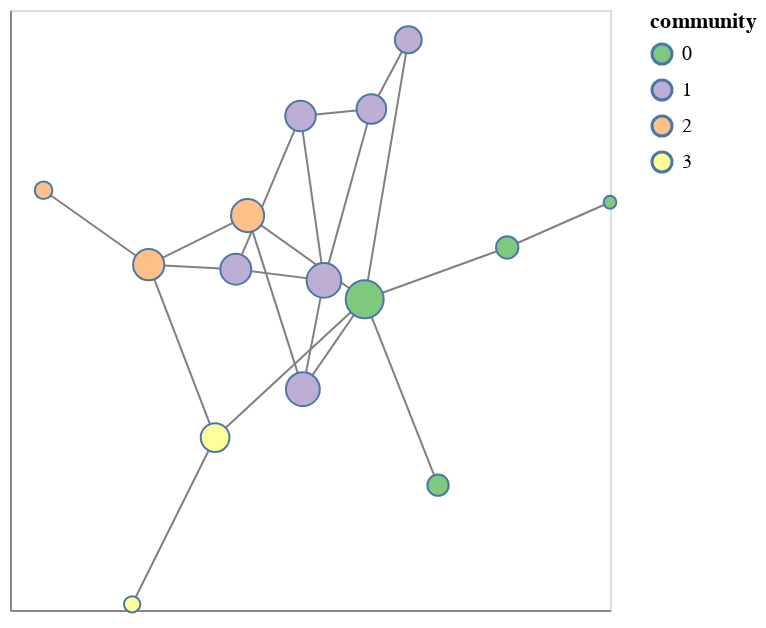

Source (notebook cell):
### Markdown cell above
### Putting it all together with altair_nx

Now it only takes a single function call to create a chart where nodes are colored by community, sized by centrality, and we can hover over nodes to see their identities.  Notice the Medici family is the largest node.

### Code cell
chart = anx.draw_networkx(G, pos,
    node_size = 'centrality', node_colour = 'community', node_cmap = 'accent',
    node_tooltip = ['name', 'centrality', 'community']
)

chart

### Figure 1 — Vega-Lite specification as saved in the notebook (floating-point values rounded to 4 significant figures)
{"config": {"view": {"continuousWidth": 300, "continuousHeight": 300}}, "layer": [{"data": {"name": "data-1ab676f922e02269f1ae9612e9f2262d"}, "mark": {"type": "line", "color": "grey", "opacity": 1.0, "strokeWidth": 1}, "encoding": {"detail": {"field": "edge", "type": "quantitative"}, "order": {"field": "order", "type": "quantitative"}, "x": {"axis": {"grid": false, "labels": false, "ticks": false, "title": ""}, "field": "x", "type": "quantitative"}, "y": {"axis": {"grid": false, "labels": false, "ticks": false, "title": ""}, "field": "y", "type": "quantitative"}}}, {"data": {"name": "data-f0c460e7c87fc786c272c1e1af12045f"}, "mark": {"type": "point", "opacity": 1.0, "shape": "circle", "strokeWidth": 1.0}, "encoding": {"fill": {"field": "community", "scale": {"scheme": "accent"}, "type": "nominal"}, "size": {"field": "centrality", "legend": null, "type": "quantitative"}, "tooltip": [{"field": "name", "type": "nominal"}, {"field": "centrality", "type": "quantitative"}, {"field": "community", "type": "nominal"}], "x": {"axis": {"grid": false, "labels": false, "ticks": false}, "field": "x", "type": "quantitative"}, "y": {"axis": {"grid": false, "labels": false, "ticks": false}, "field": "y", "type": "quantitative"}}}], "$schema": "https://vega.github.io/schema/vega-lite/v5.17.0.json", "datasets": {"data-1ab676f922e02269f1ae9612e9f2262d": [{"edge": 0, "order": 0, "source": "Acciaiuoli", "target": "Medici", "pair": ["Acciaiuoli", "Medici"], "x": 0.4268, "y": -0.3127}, {"edge": 0, "order": 1, "source": "Acciaiuoli", "target": "Medici", "pair": ["Acciaiuoli", "Medici"], "x": 0.1823, "y": -0.03394}, {"edge": 1, "order": 0, "source": "Medici", "target": "Barbadori", "pair": ["Medici", "Barbadori"], "x": 0.1823, "y": -0.03394}, {"edge": 1, "order": 1, "source": "Medici", "target": "Barbadori", "pair": ["Medici", "Barbadori"], "x": 0.3276, "y": 0.3554}, {"edge": 2, "order": 0, "source": "Medici", "target": "Ridolfi", "pair": ["Medici", "Ridolfi"], "x": 0.1823, "y": -0.03394}, {"edge": 2, "order": 1, "source": "Medici", "target": "Ridolfi", "pair": ["Medici", "Ridolfi"], "x": -0.02379, "y": -0.1687}, {"edge": 3, "order": 0, "source": "Medici", "target": "Tornabuoni", "pair": ["Medici", "Tornabuoni"], "x": 0.1823, "y": -0.03394}, {"edge": 3, "order": 1, "source": "Medici", "target": "Tornabuoni", "pair": ["Medici", "Tornabuoni"], "x": -0.2079, "y": 0.0916}, {"edge": 4, "order": 0, "source": "Medici", "target": "Albizzi", "pair": ["Medici", "Albizzi"], "x": 0.1823, "y": -0.03394}, {"edge": 4, "order": 1, "source": "Medici", "target": "Albizzi", "pair": ["Medici", "Albizzi"], "x": -0.3163, "y": -0.2413}, {"edge": 5, "order": 0, "source": "Medici", "target": "Salviati", "pair": ["Medici", "Salviati"], "x": 0.1823, "y": -0.03394}, {"edge": 5, "order": 1, "source": "Medici", "target": "Salviati", "pair": ["Medici", "Salviati"], "x": 0.6574, "y": 0.0438}, {"edge": 6, "order": 0, "source": "Castellani", "target": "Peruzzi", "pair": ["Castellani", "Peruzzi"], "x": 0.2047, "y": 0.2515}, {"edge": 6, "order": 1, "source": "Castellani", "target": "Peruzzi", "pair": ["Castellani", "Peruzzi"], "x": -0.03161, "y": 0.241}, {"edge": 7, "order": 0, "source": "Castellani", "target": "Strozzi", "pair": ["Castellani", "Strozzi"], "x": 0.2047, "y": 0.2515}, {"edge": 7, "order": 1, "source": "Castellani", "target": "Strozzi", "pair": ["Castellani", "Strozzi"], "x": 0.0465, "y": -0.005564}, {"edge": 8, "order": 0, "source": "Castellani", "target": "Barbadori", "pair": ["Castellani", "Barbadori"], "x": 0.2047, "y": 0.2515}, {"edge": 8, "order": 1, "source": "Castellani", "target": "Barbadori", "pair": ["Castellani", "Barbadori"], "x": 0.3276, "y": 0.3554}, {"edge": 9, "order": 0, "source": "Peruzzi", "target": "Strozzi", "pair": ["Peruzzi", "Strozzi"], "x": -0.03161, "y": 0.241}, {"edge": 9, "order": 1, "source": "Peruzzi", "target": "Strozzi", "pair": ["Peruzzi", "Strozzi"], "x": 0.0465, "y": -0.005564}, {"edge": 10, "order": 0, "source": "Peruzzi", "target": "Bischeri", "pair": ["Peruzzi", "Bischeri"], "x": -0.03161, "y": 0.241}, {"edge": 10, "order": 1, "source": "Peruzzi", "target": "Bischeri", "pair": ["Peruzzi", "Bischeri"], "x": -0.2473, "y": 0.01117}, {"edge": 11, "order": 0, "source": "Strozzi", "target": "Ridolfi", "pair": ["Strozzi", "Ridolfi"], "x": 0.0465, "y": -0.005564}, {"edge": 11, "order": 1, "source": "Strozzi", "target": "Ridolfi", "pair": ["Strozzi", "Ridolfi"], "x": -0.02379, "y": -0.1687}, {"edge": 12, "order": 0, "source": "Strozzi", "target": "Bischeri", "pair": ["Strozzi", "Bischeri"], "x": 0.0465, "y": -0.005564}, {"edge": 12, "order": 1, "source": "Strozzi", "target": "Bischeri", "pair": ["Strozzi", "Bischeri"], "x": -0.2473, "y": 0.01117}, {"edge": 13, "order": 0, "source": "Ridolfi", "target": "Tornabuoni", "pair": ["Ridolfi", "Tornabuoni"], "x": -0.02379, "y": -0.1687}, {"edge": 13, "order": 1, "source": "Ridolfi", "target": "Tornabuoni", "pair": ["Ridolfi", "Tornabuoni"], "x": -0.2079, "y": 0.0916}, {"edge": 14, "order": 0, "source": "Tornabuoni", "target": "Guadagni", "pair": ["Tornabuoni", "Guadagni"], "x": -0.2079, "y": 0.0916}, {"edge": 14, "order": 1, "source": "Tornabuoni", "target": "Guadagni", "pair": ["Tornabuoni", "Guadagni"], "x": -0.5376, "y": 0.01794}, {"edge": 15, "order": 0, "source": "Albizzi", "target": "Ginori", "pair": ["Albizzi", "Ginori"], "x": -0.3163, "y": -0.2413}, {"edge": 15, "order": 1, "source": "Albizzi", "target": "Ginori", "pair": ["Albizzi", "Ginori"], "x": -0.5928, "y": -0.4914}, {"edge": 16, "order": 0, "source": "Albizzi", "target": "Guadagni", "pair": ["Albizzi", "Guadagni"], "x": -0.3163, "y": -0.2413}, {"edge": 16, "order": 1, "source": "Albizzi", "target": "Guadagni", "pair": ["Albizzi", "Guadagni"], "x": -0.5376, "y": 0.01794}, {"edge": 17, "order": 0, "source": "Salviati", "target": "Pazzi", "pair": ["Salviati", "Pazzi"], "x": 0.6574, "y": 0.0438}, {"edge": 17, "order": 1, "source": "Salviati", "target": "Pazzi", "pair": ["Salviati", "Pazzi"], "x": 1.0, "y": 0.1116}, {"edge": 18, "order": 0, "source": "Bischeri", "target": "Guadagni", "pair": ["Bischeri", "Guadagni"], "x": -0.2473, "y": 0.01117}, {"edge": 18, "order": 1, "source": "Bischeri", "target": "Guadagni", "pair": ["Bischeri", "Guadagni"], "x": -0.5376, "y": 0.01794}, {"edge": 19, "order": 0, "source": "Guadagni", "target": "Lamberteschi", "pair": ["Guadagni", "Lamberteschi"], "x": -0.5376, "y": 0.01794}, {"edge": 19, "order": 1, "source": "Guadagni", "target": "Lamberteschi", "pair": ["Guadagni", "Lamberteschi"], "x": -0.8881, "y": 0.1297}], "data-f0c460e7c87fc786c272c1e1af12045f": [{"node": "Acciaiuoli", "x": 0.4268, "y": -0.3127, "community": "0", "centrality": 0.1322, "name": "Acciaiuoli"}, {"node": "Medici", "x": 0.1823, "y": -0.03394, "community": "0", "centrality": 0.4303, "name": "Medici"}, {"node": "Castellani", "x": 0.2047, "y": 0.2515, "community": "1", "centrality": 0.259, "name": "Castellani"}, {"node": "Peruzzi", "x": -0.03161, "y": 0.241, "community": "1", "centrality": 0.2757, "name": "Peruzzi"}, {"node": "Strozzi", "x": 0.0465, "y": -0.005564, "community": "1", "centrality": 0.356, "name": "Strozzi"}, {"node": "Barbadori", "x": 0.3276, "y": 0.3554, "community": "1", "centrality": 0.2117, "name": "Barbadori"}, {"node": "Ridolfi", "x": -0.02379, "y": -0.1687, "community": "1", "centrality": 0.3416, "name": "Ridolfi"}, {"node": "Tornabuoni", "x": -0.2079, "y": 0.0916, "community": "2", "centrality": 0.3258, "name": "Tornabuoni"}, {"node": "Albizzi", "x": -0.3163, "y": -0.2413, "community": "3", "centrality": 0.244, "name": "Albizzi"}, {"node": "Salviati", "x": 0.6574, "y": 0.0438, "community": "0", "centrality": 0.1459, "name": "Salviati"}, {"node": "Pazzi", "x": 1.0, "y": 0.1116, "community": "0", "centrality": 0.04481, "name": "Pazzi"}, {"node": "Bischeri", "x": -0.2473, "y": 0.01117, "community": "1", "centrality": 0.2828, "name": "Bischeri"}, {"node": "Guadagni", "x": -0.5376, "y": 0.01794, "community": "2", "centrality": 0.2891, "name": "Guadagni"}, {"node": "Ginori", "x": -0.5928, "y": -0.4914, "community": "3", "centrality": 0.07492, "name": "Ginori"}, {"node": "Lamberteschi", "x": -0.8881, "y": 0.1297, "community": "2", "centrality": 0.08879, "name": "Lamberteschi"}]}}
